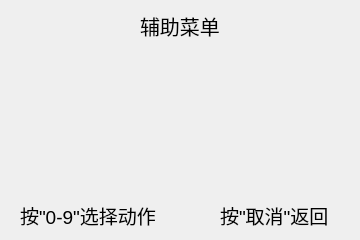
<?xml version="1.0" encoding="UTF-8"?>
<ui version="4.0">
 <class>AuxiliaryMenu</class>
 <widget class="QDialog" name="AuxiliaryMenu">
  <property name="geometry">
   <rect>
    <x>0</x>
    <y>0</y>
    <width>360</width>
    <height>240</height>
   </rect>
  </property>
  <property name="windowTitle">
   <string>Dialog</string>
  </property>
  <widget class="QLabel" name="label">
   <property name="geometry">
    <rect>
     <x>20</x>
     <y>200</y>
     <width>141</width>
     <height>31</height>
    </rect>
   </property>
   <property name="font">
    <font>
     <pointsize>14</pointsize>
    </font>
   </property>
   <property name="text">
    <string>按&quot;0-9&quot;选择动作</string>
   </property>
  </widget>
  <widget class="QLabel" name="label_2">
   <property name="geometry">
    <rect>
     <x>220</x>
     <y>200</y>
     <width>111</width>
     <height>31</height>
    </rect>
   </property>
   <property name="font">
    <font>
     <pointsize>14</pointsize>
    </font>
   </property>
   <property name="text">
    <string>按&quot;取消&quot;返回</string>
   </property>
  </widget>
  <widget class="QLabel" name="label_3">
   <property name="geometry">
    <rect>
     <x>140</x>
     <y>10</y>
     <width>82</width>
     <height>31</height>
    </rect>
   </property>
   <property name="font">
    <font>
     <pointsize>15</pointsize>
    </font>
   </property>
   <property name="text">
    <string>辅助菜单</string>
   </property>
  </widget>
 </widget>
 <resources/>
 <connections/>
</ui>
